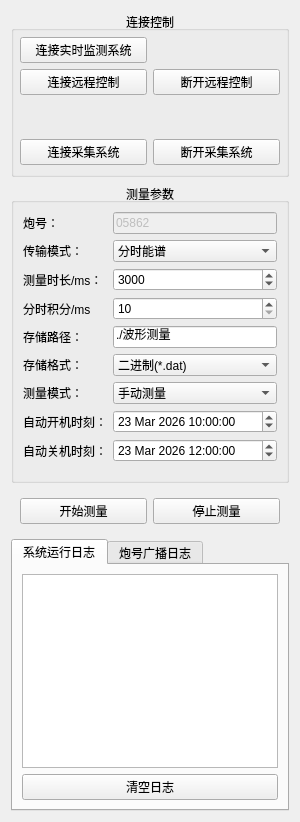
     <widget class="QWidget" name="widget" native="true">
      <property name="sizePolicy">
       <sizepolicy hsizetype="Fixed" vsizetype="Preferred">
        <horstretch>0</horstretch>
        <verstretch>0</verstretch>
       </sizepolicy>
      </property>
      <property name="maximumSize">
       <size>
        <width>400</width>
        <height>16777215</height>
       </size>
      </property>
      <layout class="QVBoxLayout" name="verticalLayout_3">
       <item>
        <widget class="QGroupBox" name="groupBox_4">
         <property name="sizePolicy">
          <sizepolicy hsizetype="Preferred" vsizetype="Fixed">
           <horstretch>0</horstretch>
           <verstretch>0</verstretch>
          </sizepolicy>
         </property>
         <property name="minimumSize">
          <size>
           <width>0</width>
           <height>118</height>
          </size>
         </property>
         <property name="title">
          <string>连接控制</string>
         </property>
         <property name="alignment">
          <set>Qt::AlignCenter</set>
         </property>
         <layout class="QHBoxLayout" name="horizontalLayout_2">
          <property name="leftMargin">
           <number>6</number>
          </property>
          <property name="topMargin">
           <number>6</number>
          </property>
          <property name="rightMargin">
           <number>6</number>
          </property>
          <item>
           <layout class="QGridLayout" name="gridLayout">
            <item row="1" column="1">
             <widget class="QPushButton" name="btn_relayNetClose">
              <property name="text">
               <string>断开远程控制</string>
              </property>
             </widget>
            </item>
            <item row="3" column="1">
             <widget class="QPushButton" name="bt_disconnectDet">
              <property name="sizePolicy">
               <sizepolicy hsizetype="Preferred" vsizetype="Fixed">
                <horstretch>0</horstretch>
                <verstretch>0</verstretch>
               </sizepolicy>
              </property>
              <property name="minimumSize">
               <size>
                <width>120</width>
                <height>0</height>
               </size>
              </property>
              <property name="text">
               <string>断开采集系统</string>
              </property>
             </widget>
            </item>
            <item row="3" column="0">
             <widget class="QPushButton" name="bt_connectDet">
              <property name="sizePolicy">
               <sizepolicy hsizetype="Preferred" vsizetype="Fixed">
                <horstretch>0</horstretch>
                <verstretch>0</verstretch>
               </sizepolicy>
              </property>
              <property name="minimumSize">
               <size>
                <width>120</width>
                <height>0</height>
               </size>
              </property>
              <property name="text">
               <string>连接采集系统</string>
              </property>
             </widget>
            </item>
            <item row="2" column="0" colspan="2">
             <widget class="SwitchButton" name="switch_power" native="true">
              <property name="sizePolicy">
               <sizepolicy hsizetype="Expanding" vsizetype="Fixed">
                <horstretch>0</horstretch>
                <verstretch>0</verstretch>
               </sizepolicy>
              </property>
              <property name="minimumSize">
               <size>
                <width>120</width>
                <height>32</height>
               </size>
              </property>
             </widget>
            </item>
            <item row="1" column="0">
             <widget class="QPushButton" name="btn_relayNetOpen">
              <property name="sizePolicy">
               <sizepolicy hsizetype="Preferred" vsizetype="Fixed">
                <horstretch>0</horstretch>
                <verstretch>0</verstretch>
               </sizepolicy>
              </property>
              <property name="text">
               <string>连接远程控制</string>
              </property>
             </widget>
            </item>
            <item row="0" column="0">
             <widget class="QPushButton" name="btn_connectMonitor">
              <property name="text">
               <string>连接实时监测系统</string>
              </property>
             </widget>
            </item>
           </layout>
          </item>
         </layout>
        </widget>
       </item>
       <item>
        <widget class="QGroupBox" name="groupBox_3">
         <property name="sizePolicy">
          <sizepolicy hsizetype="Preferred" vsizetype="Fixed">
           <horstretch>0</horstretch>
           <verstretch>0</verstretch>
          </sizepolicy>
         </property>
         <property name="minimumSize">
          <size>
           <width>0</width>
           <height>300</height>
          </size>
         </property>
         <property name="title">
          <string>测量参数</string>
         </property>
         <property name="alignment">
          <set>Qt::AlignCenter</set>
         </property>
         <layout class="QHBoxLayout" name="horizontalLayout_3">
          <item>
           <layout class="QGridLayout" name="gridLayout_2">
            <property name="verticalSpacing">
             <number>6</number>
            </property>
            <item row="0" column="1">
             <widget class="QLineEdit" name="lineEdit_shotID">
              <property name="enabled">
               <bool>false</bool>
              </property>
              <property name="text">
               <string>05862</string>
              </property>
              <property name="readOnly">
               <bool>true</bool>
              </property>
             </widget>
            </item>
            <item row="2" column="1">
             <widget class="QSpinBox" name="spb_measureTime">
              <property name="minimum">
               <number>10</number>
              </property>
              <property name="maximum">
               <number>100000</number>
              </property>
              <property name="value">
               <number>3000</number>
              </property>
             </widget>
            </item>
            <item row="9" column="0">
             <widget class="QLabel" name="label_9">
              <property name="sizePolicy">
               <sizepolicy hsizetype="Preferred" vsizetype="Fixed">
                <horstretch>0</horstretch>
                <verstretch>0</verstretch>
               </sizepolicy>
              </property>
              <property name="minimumSize">
               <size>
                <width>0</width>
                <height>21</height>
               </size>
              </property>
              <property name="text">
               <string>自动开机时刻：</string>
              </property>
             </widget>
            </item>
            <item row="8" column="1">
             <widget class="QComboBox" name="comboBox_2">
              <item>
               <property name="text">
                <string>手动测量</string>
               </property>
              </item>
              <item>
               <property name="text">
                <string>自动测量</string>
               </property>
              </item>
              <item>
               <property name="text">
                <string>无人值守</string>
               </property>
              </item>
             </widget>
            </item>
            <item row="1" column="0">
             <widget class="QLabel" name="label_11">
              <property name="minimumSize">
               <size>
                <width>0</width>
                <height>21</height>
               </size>
              </property>
              <property name="text">
               <string>传输模式：</string>
              </property>
             </widget>
            </item>
            <item row="5" column="1">
             <widget class="QLineEdit" name="le_savePath">
              <property name="minimumSize">
               <size>
                <width>160</width>
                <height>0</height>
               </size>
              </property>
              <property name="text">
               <string>./波形测量</string>
              </property>
             </widget>
            </item>
            <item row="5" column="0">
             <widget class="QLabel" name="label_6">
              <property name="sizePolicy">
               <sizepolicy hsizetype="Preferred" vsizetype="Fixed">
                <horstretch>0</horstretch>
                <verstretch>0</verstretch>
               </sizepolicy>
              </property>
              <property name="minimumSize">
               <size>
                <width>0</width>
                <height>21</height>
               </size>
              </property>
              <property name="text">
               <string>存储路径：</string>
              </property>
             </widget>
            </item>
            <item row="3" column="1">
             <widget class="QSpinBox" name="spb_specRefashTime">
              <property name="minimum">
               <number>10</number>
              </property>
              <property name="maximum">
               <number>10000</number>
              </property>
              <property name="value">
               <number>10</number>
              </property>
             </widget>
            </item>
            <item row="0" column="0">
             <widget class="QLabel" name="label">
              <property name="sizePolicy">
               <sizepolicy hsizetype="Preferred" vsizetype="Fixed">
                <horstretch>0</horstretch>
                <verstretch>0</verstretch>
               </sizepolicy>
              </property>
              <property name="minimumSize">
               <size>
                <width>0</width>
                <height>21</height>
               </size>
              </property>
              <property name="text">
               <string>炮号：</string>
              </property>
             </widget>
            </item>
            <item row="7" column="0">
             <widget class="QLabel" name="label_7">
              <property name="sizePolicy">
               <sizepolicy hsizetype="Preferred" vsizetype="Fixed">
                <horstretch>0</horstretch>
                <verstretch>0</verstretch>
               </sizepolicy>
              </property>
              <property name="minimumSize">
               <size>
                <width>0</width>
                <height>21</height>
               </size>
              </property>
              <property name="text">
               <string>存储格式：</string>
              </property>
             </widget>
            </item>
            <item row="2" column="0">
             <widget class="QLabel" name="label_5">
              <property name="sizePolicy">
               <sizepolicy hsizetype="Fixed" vsizetype="Fixed">
                <horstretch>0</horstretch>
                <verstretch>0</verstretch>
               </sizepolicy>
              </property>
              <property name="minimumSize">
               <size>
                <width>0</width>
                <height>21</height>
               </size>
              </property>
              <property name="text">
               <string>测量时长/ms：</string>
              </property>
             </widget>
            </item>
            <item row="7" column="1">
             <widget class="QComboBox" name="cmb_saveFormat">
              <item>
               <property name="text">
                <string>二进制(*.dat)</string>
               </property>
              </item>
              <item>
               <property name="text">
                <string>文本(*.txt)</string>
               </property>
              </item>
             </widget>
            </item>
            <item row="9" column="1">
             <widget class="QDateTimeEdit" name="dateTimeEdit">
              <property name="date">
               <date>
                <year>2026</year>
                <month>3</month>
                <day>23</day>
               </date>
              </property>
              <property name="time">
               <time>
                <hour>10</hour>
                <minute>0</minute>
                <second>0</second>
               </time>
              </property>
             </widget>
            </item>
            <item row="3" column="0">
             <widget class="QLabel" name="label_4">
              <property name="sizePolicy">
               <sizepolicy hsizetype="Fixed" vsizetype="Fixed">
                <horstretch>0</horstretch>
                <verstretch>0</verstretch>
               </sizepolicy>
              </property>
              <property name="minimumSize">
               <size>
                <width>0</width>
                <height>21</height>
               </size>
              </property>
              <property name="text">
               <string>分时积分/ms</string>
              </property>
             </widget>
            </item>
            <item row="10" column="1">
             <widget class="QDateTimeEdit" name="dateTimeEdit_2">
              <property name="date">
               <date>
                <year>2026</year>
                <month>3</month>
                <day>23</day>
               </date>
              </property>
              <property name="time">
               <time>
                <hour>12</hour>
                <minute>0</minute>
                <second>0</second>
               </time>
              </property>
             </widget>
            </item>
            <item row="1" column="1">
             <widget class="QComboBox" name="cmb_transferMode">
              <item>
               <property name="text">
                <string>分时能谱</string>
               </property>
              </item>
              <item>
               <property name="text">
                <string>HXR能量道</string>
               </property>
              </item>
             </widget>
            </item>
            <item row="8" column="0">
             <widget class="QLabel" name="label_8">
              <property name="sizePolicy">
               <sizepolicy hsizetype="Preferred" vsizetype="Fixed">
                <horstretch>0</horstretch>
                <verstretch>0</verstretch>
               </sizepolicy>
              </property>
              <property name="minimumSize">
               <size>
                <width>0</width>
                <height>21</height>
               </size>
              </property>
              <property name="text">
               <string>测量模式：</string>
              </property>
             </widget>
            </item>
            <item row="10" column="0">
             <widget class="QLabel" name="label_10">
              <property name="sizePolicy">
               <sizepolicy hsizetype="Preferred" vsizetype="Fixed">
                <horstretch>0</horstretch>
                <verstretch>0</verstretch>
               </sizepolicy>
              </property>
              <property name="minimumSize">
               <size>
                <width>0</width>
                <height>21</height>
               </size>
              </property>
              <property name="text">
               <string>自动关机时刻：</string>
              </property>
             </widget>
            </item>
           </layout>
          </item>
         </layout>
        </widget>
       </item>
       <item>
        <widget class="QWidget" name="widget_3" native="true">
         <layout class="QHBoxLayout" name="horizontalLayout_7">
          <item>
           <widget class="QPushButton" name="btn_startMeasure">
            <property name="text">
             <string>开始测量</string>
            </property>
           </widget>
          </item>
          <item>
           <widget class="QPushButton" name="btn_stopMeasure">
            <property name="text">
             <string>停止测量</string>
            </property>
           </widget>
          </item>
         </layout>
        </widget>
       </item>
       <item>
        <widget class="QTabWidget" name="tabWidget">
         <property name="currentIndex">
          <number>0</number>
         </property>
         <widget class="QWidget" name="tab">
          <attribute name="title">
           <string>系统运行日志</string>
          </attribute>
          <layout class="QVBoxLayout" name="verticalLayout">
           <item>
            <widget class="QPlainTextEdit" name="plainTextEdit_log"/>
           </item>
           <item>
            <widget class="QPushButton" name="pushButton_clearSysLog">
             <property name="text">
              <string>清空日志</string>
             </property>
            </widget>
           </item>
          </layout>
         </widget>
         <widget class="QWidget" name="tab_2">
          <attribute name="title">
           <string>炮号广播日志</string>
          </attribute>
          <layout class="QVBoxLayout" name="verticalLayout_2">
           <item>
            <widget class="QTextBrowser" name="tbLog_UDP"/>
           </item>
           <item>
            <widget class="QPushButton" name="pushButton_clearNetLog">
             <property name="text">
              <string>清空日志</string>
             </property>
            </widget>
           </item>
          </layout>
         </widget>
        </widget>
       </item>
      </layout>
     </widget>
